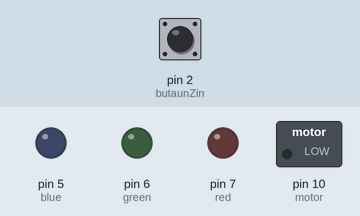
Simulated run of this sketch. Board: Arduino Uno, built with avr-gcc and run on an emulated ATmega328P. On the bench: switched loads named in the sketch (green lamp = pin HIGH), output pins drawn as LEDs (lit = HIGH). The test bench sets the inputs (shaded band); at power-on: pin 2 (butaunZin) LOW.

Above: at 0.1 s.
At 1.8 s:
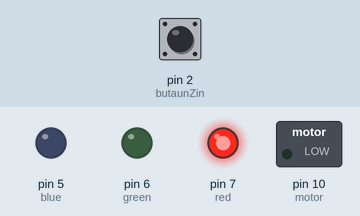
1.9 s: pin 2 (butaunZin) pulled HIGH for 3.2 s
At 6.0 s:
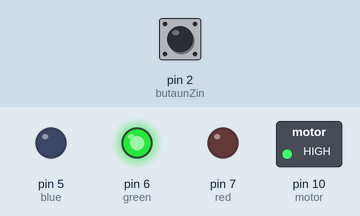
Timing chart, 0 to 36.5 s (numbered marks = the images above; inputs shaded):
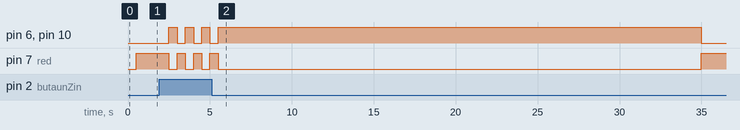

The sketch:

code.ino
```cpp
const int motor       = 10;
const int red         = 7;
const int green       = 6;
const int blue        = 5;
const int butaunZin   = 2;
int state             = LOW;

long previousMillis   = 0;
long timerTurnOff     = 30000; //timer to turn off (set for 1 minute for now)


void setup() {
  pinMode(butaunZin, INPUT);
  pinMode(red, OUTPUT);
  pinMode(green, OUTPUT);
  pinMode(blue, OUTPUT);
  pinMode(motor, OUTPUT);
};

void checkButton(){
  if (digitalRead(butaunZin) == 1){
    state = !state;
  };
  delay(500);
};

void onOff(){
  unsigned long currentMillis = millis(); //Actual time in ms

  if (state == HIGH) {
    analogWrite(red, 0);
    analogWrite(blue, 0);
    analogWrite(green, 255);
    digitalWrite(motor, HIGH);
    if (currentMillis - previousMillis > timerTurnOff) {
      previousMillis = currentMillis; // Save actual time
      state = !state;
    }
  }
 if (state == LOW){
    previousMillis = currentMillis; // Save actual time
    analogWrite(red, 255);
    analogWrite(blue, 0);
    analogWrite(green, 0);
    digitalWrite(motor, LOW);
  };
};

void loop() {
  checkButton();
  onOff();
};
```

Measured:
- after the input at 1.9 s, pin 6 (green), pin 10 (motor): goes 3 × (HIGH 0.50 s, LOW 0.50 s), HIGH 29.5 s, then LOW, starting after 0.60 s; pin 7 (red): goes 3 × (LOW 0.50 s, HIGH 0.50 s), LOW 29.5 s, then HIGH, starting after 0.60 s
